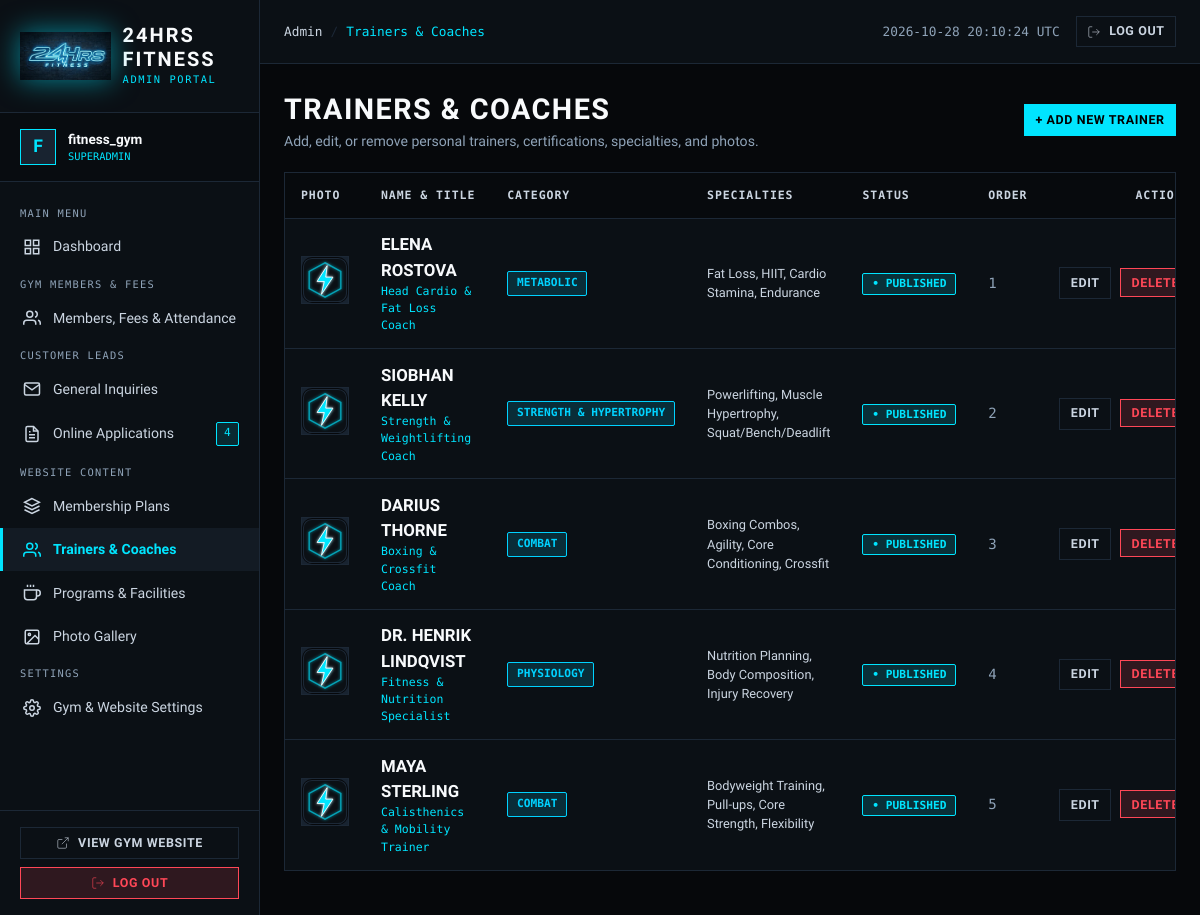
The app's page /admin/trainers.php (signed in) with its own data.
### tables this page shows
CREATE TABLE `trainers` (
  `id` int unsigned NOT NULL AUTO_INCREMENT,
  `slug` varchar(50) NOT NULL,
  `name` varchar(100) NOT NULL,
  `role_title` varchar(150) NOT NULL,
  `specialties` varchar(255) NOT NULL,
  `category` varchar(50) NOT NULL,
  `credentials` json NOT NULL,
  `bio` text NOT NULL,
  `image_url` varchar(500) NOT NULL,
  `sort_order` int NOT NULL DEFAULT '0',
  `is_active` tinyint(1) NOT NULL DEFAULT '1',
  `created_at` datetime NOT NULL DEFAULT CURRENT_TIMESTAMP,
  `updated_at` datetime NOT NULL DEFAULT CURRENT_TIMESTAMP ON UPDATE CURRENT_TIMESTAMP,
  PRIMARY KEY (`id`),
  UNIQUE KEY `slug` (`slug`),
  KEY `idx_trainer_slug` (`slug`),
  KEY `idx_trainer_category` (`category`),
  KEY `idx_trainer_active` (`is_active`,`sort_order`)
);

### includes/Database.php (called while the page is built, shortened)
<?php
class Database
{
    private static ?PDO $instance = null;
    public static function getConnection(): PDO
    {
        if (self::$instance !== null) {
            return self::$instance;
        }
        $host = (string) Env::get('DB_HOST', '127.0.0.1');
        $port = (int) Env::get('DB_PORT', 3306);
        $dbname = (string) Env::get('DB_NAME', 'fitness_gym');
        $user = (string) Env::get('DB_USER', 'root');
        $pass = (string) Env::get('DB_PASS', '');
        $charset = (string) Env::get('DB_CHARSET', 'utf8mb4');
        $dsn = "mysql:host={$host};port={$port};dbname={$dbname};charset={$charset}";
        $options = [
            PDO::ATTR_ERRMODE            => PDO::ERRMODE_EXCEPTION,
            PDO::ATTR_DEFAULT_FETCH_MODE => PDO::FETCH_ASSOC,
            PDO::ATTR_EMULATE_PREPARES   => false,
            PDO::ATTR_PERSISTENT         => false,
        ];
        if (defined('\Pdo\Mysql::ATTR_INIT_COMMAND')) {
            $options[\Pdo\Mysql::ATTR_INIT_COMMAND] = "SET NAMES {$charset} COLLATE {$charset}_unicode_ci";
        } elseif (defined('PDO::MYSQL_ATTR_INIT_COMMAND')) {
            @$options[PDO::MYSQL_ATTR_INIT_COMMAND] = "SET NAMES {$charset} COLLATE {$charset}_unicode_ci";
        }
        try {
            self::$instance = new PDO($dsn, $user, $pass, $options);
            return self::$instance;
        } catch (PDOException $e) {
            error_log('[DARK MATTER DATABASE ERROR]: ' . $e->getMessage());
            $debug = (bool) Env::get('APP_DEBUG', false);
            if ($debug) {
                throw new RuntimeException("Database Connection Error: " . $e->getMessage());
            }
            throw new RuntimeException("Secure connection to Dark Matter database telemetry is temporarily unavailable. Please retry shortly.");
        }
    }
    public static function fetchAll(string $sql, array $params = []): array
    {
        try {
            $stmt = self::getConnection()->prepare($sql);
            $stmt->execute($params);
            return $stmt->fetchAll();
        } catch (PDOException $e) {
            error_log('[DARK MATTER QUERY ERROR]: ' . $e->getMessage() . " | SQL: {$sql}");
            throw new RuntimeException("Data retrieval failed. Please try again.");
        }
    }
}

### includes/helpers.php (called while the page is built, shortened)
<?php
if (!function_exists('e')) {
    function e(mixed $value): string
    {
        return htmlspecialchars((string) $value, ENT_QUOTES | ENT_SUBSTITUTE, 'UTF-8');
    }
}

### admin/trainers.php (the view, shortened to what this page needs)
<?php
require_once __DIR__ . '/includes/auth.php';
require_once dirname(__DIR__) . '/includes/Database.php';
require_once dirname(__DIR__) . '/includes/Security.php';
require_once dirname(__DIR__) . '/includes/helpers.php';
$action = $_GET['action'] ?? 'list';
$categories = [
    'strength'     => 'Strength & Hypertrophy',
    'conditioning' => 'Metabolic Systems & Endurance',
    'biomechanics' => 'Biomechanics & Combatives',
    'longevity'    => 'Physiology & Longevity'
];
$trainerData = null;
require_once __DIR__ . '/includes/header.php';
?>
<div class="adm-toolbar">
  <div>
    <h1 class="adm-page-title" style="margin-bottom: 0;">TRAINERS & COACHES</h1>
    <p class="adm-page-subtitle">Add, edit, or remove personal trainers, certifications, specialties, and photos.</p>
  </div>
  <div>
    <?php if ($action === 'list'): ?>
      <a href="trainers.php?action=create" class="adm-btn adm-btn-lime adm-btn-sm">+ Add New Trainer</a>
    <?php else: ?>
      <a href="trainers.php" class="adm-btn adm-btn-outline adm-btn-sm">&larr; Back to Trainers List</a>
    <?php endif; ?>
  </div>
</div>
<?php if ($action === 'create' || $action === 'edit'): ?>
  <div class="adm-card" style="max-width: 800px;">
    <h3 style="margin-bottom: 1.5rem; font-size: 1.3rem;">
      <?= $action === 'edit' ? 'EDIT TRAINER: ' . e($trainerData['name']) : 'ADD NEW TRAINER' ?>
    </h3>
    <form method="POST" action="trainers.php" enctype="multipart/form-data">
      <input type="hidden" name="csrf_token" value="<?= e($csrfToken) ?>">
      <input type="hidden" name="action" value="save">
      <input type="hidden" name="id" value="<?= e($trainerData['id'] ?? 0) ?>">
      <div style="display: grid; grid-template-columns: repeat(auto-fit, minmax(280px, 1fr)); gap: 1rem; margin-bottom: 1.25rem;">
        <div>
          <label class="adm-label" for="name">Trainer Full Name *</label>
          <input type="text" id="name" name="name" class="adm-input" required placeholder="e.g. Vikram Singh" value="<?= e($trainerData['name'] ?? '') ?>">
        </div>
        <div>
          <label class="adm-label" for="slug">URL Slug (Optional)</label>
          <input type="text" id="slug" name="slug" class="adm-input" placeholder="e.g. vikram-singh" value="<?= e($trainerData['slug'] ?? '') ?>">
          <small style="color: var(--adm-silver-dim); font-size: 0.72rem;">Leave blank to auto-generate from name.</small>
        </div>
      </div>
      <div style="display: grid; grid-template-columns: repeat(auto-fit, minmax(280px, 1fr)); gap: 1rem; margin-bottom: 1.25rem;">
        <div>
          <label class="adm-label" for="role_title">Role / Title *</label>
          <input type="text" id="role_title" name="role_title" class="adm-input" required placeholder="e.g. Head Strength & Conditioning Coach" value="<?= e($trainerData['role_title'] ?? '') ?>">
        </div>
        <div>
          <label class="adm-label" for="category">Category</label>
          <select id="category" name="category" class="adm-select">
            <?php foreach ($categories as $catKey => $catLabel): ?>
              <option value="<?= e($catKey) ?>" <?= ($trainerData['category'] ?? '') === $catKey ? 'selected' : '' ?>>
                <?= e($catLabel) ?>
              </option>
            <?php endforeach; ?>
          </select>
        </div>
      </div>
      <div style="margin-bottom: 1.25rem;">
        <label class="adm-label" for="specialties">Specialties & Core Focus</label>
        <input type="text" id="specialties" name="specialties" class="adm-input" placeholder="e.g. Muscle Building • Fat Loss • Functional Training" value="<?= e($trainerData['specialties'] ?? '') ?>">
      </div>
      <div style="margin-bottom: 1.25rem;">
        <label class="adm-label" for="bio">About Trainer / Bio</label>
        <textarea id="bio" name="bio" rows="4" class="adm-textarea" placeholder="Trainer background, years of experience, coaching style..."><?= e($trainerData['bio'] ?? '') ?></textarea>
      </div>
      <div style="margin-bottom: 1.25rem;">
        <label class="adm-label" for="credentials">Certifications & Experience (1 per line)</label>
        <?php
          $credLines = '';
          if (!empty($trainerData['credentials'])) {
              $decoded = is_string($trainerData['credentials']) ? json_decode($trainerData['credentials'], true) : $trainerData['credentials'];
              if (is_array($decoded)) {
                  $credLines = implode("\n", $decoded);
              }
          }
        ?>
        <textarea id="credentials" name="credentials" rows="4" class="adm-textarea" placeholder="Certified Fitness Trainer (ACE / ISSA)&#10;Certified Sports Nutritionist&#10;8+ Years Experience"><?= e($credLines) ?></textarea>
      </div>
      <div style="display: grid; grid-template-columns: repeat(auto-fit, minmax(280px, 1fr)); gap: 1rem; margin-bottom: 1.25rem; background: var(--adm-surface); padding: 1rem; border: 1px solid var(--adm-border);">
        <div>
          <label class="adm-label" for="image_file">Upload Trainer Photo (JPEG, PNG, WebP, max 5MB)</label>
          <input type="file" id="image_file" name="image_file" accept="image/jpeg,image/png,image/webp,image/gif" class="adm-input" style="padding: 0.35rem 0.5rem;">
        </div>
        <div>
          <label class="adm-label" for="image_url">OR Existing Image URL / Asset Path</label>
          <input type="text" id="image_url" name="image_url" class="adm-input" placeholder="https://images.unsplash.com/... or assets/images/..." value="<?= e($trainerData['image_url'] ?? '') ?>">
          <?php if (!empty($trainerData['image_url'])): ?>
            <div style="display: flex; align-items: center; gap: 0.5rem; margin-top: 0.5rem;">
              <img src="<?= (str_starts_with($trainerData['image_url'], 'http') ? '' : '../') . e($trainerData['image_url']) ?>" alt="Preview" class="adm-thumb">
              <span style="font-size: 0.72rem; color: var(--adm-silver-dim);">Current Photo</span>
            </div>
          <?php endif; ?>
        </div>
      </div>
      <div style="display: grid; grid-template-columns: repeat(auto-fit, minmax(200px, 1fr)); gap: 1rem; margin-bottom: 1.75rem;">
        <div>
          <label class="adm-label" for="sort_order">Display Order</label>
          <input type="number" id="sort_order" name="sort_order" class="adm-input" value="<?= e($trainerData['sort_order'] ?? 10) ?>">
        </div>
        <div style="display: flex; align-items: flex-end; padding-bottom: 0.5rem;">
          <label style="display: flex; align-items: center; gap: 0.5rem; cursor: pointer;">
            <input type="checkbox" name="is_active" value="1" <?= (!isset($trainerData['is_active']) || !empty($trainerData['is_active'])) ? 'checked' : '' ?> style="accent-color: var(--adm-lime); width: 18px; height: 18px;">
            <span style="font-size: 0.88rem; color: var(--adm-white);">Visible on Gym Website</span>
          </label>
        </div>
      </div>
      <div style="display: flex; gap: 1rem;">
        <button type="submit" class="adm-btn adm-btn-lime">Save Trainer Profile</button>
        <a href="trainers.php" class="adm-btn adm-btn-outline">Cancel</a>
      </div>
    </form>
  </div>
<?php else: ?>
  <?php
  try {
      $trainers = Database::fetchAll("SELECT * FROM `trainers` ORDER BY `sort_order` ASC, `id` ASC");
  } catch (\Throwable $e) {
      error_log('[TRAINERS LIST ERROR]: ' . $e->getMessage());
      $trainers = [];
  }
  ?>
  <?php if (empty($trainers)): ?>
    <div class="adm-card">
      <div class="adm-empty">
        <div class="adm-empty-title">No Trainers Found</div>
        <div class="adm-empty-text">No trainers are currently listed. Add your first trainer to display on the website.</div>
        <a href="trainers.php?action=create" class="adm-btn adm-btn-lime">+ Add First Trainer</a>
      </div>
    </div>
  <?php else: ?>
    <div class="adm-table-container">
      <table class="adm-table">
        <thead>
          <tr>
            <th>Photo</th>
            <th>Name & Title</th>
            <th>Category</th>
            <th>Specialties</th>
            <th>Status</th>
            <th>Order</th>
            <th style="text-align: right;">Actions</th>
          </tr>
        </thead>
        <tbody>
          <?php foreach ($trainers as $t): ?>
            <tr>
              <td>
                <img
                  src="<?= (str_starts_with($t['image_url'], 'http') ? '' : '../') . e($t['image_url']) ?>"
                  alt="<?= e($t['name']) ?>"
                  class="adm-thumb"
                  onerror="this.src='../assets/images/favicon.svg';"
                >
              </td>
              <td>
                <div style="font-weight: 700; font-size: 1.05rem; font-family: var(--adm-font-heading); color: var(--adm-white);">
                  <?= e($t['name']) ?>
                </div>
                <div style="font-size: 0.72rem; color: var(--adm-lime); font-family: var(--adm-font-mono);">
                  <?= e($t['role_title']) ?>
                </div>
              </td>
              <td>
                <span class="adm-badge scheduled">
                  <?= e($categories[$t['category']] ?? $t['category']) ?>
                </span>
              </td>
              <td style="font-size: 0.8rem; color: var(--adm-silver); max-width: 250px;">
                <?= e($t['specialties']) ?>
              </td>
              <td>
                <form method="POST" action="trainers.php" style="display: inline;">
                  <button type="submit" class="adm-badge <?= $t['is_active'] ? 'active' : 'inactive' ?>" style="cursor: pointer; border-style: solid;" title="Click to toggle publish status">
                    <?= $t['is_active'] ? '&bull; PUBLISHED' : '&bull; HIDDEN' ?>
                  </button>
                </form>
              </td>
              <td style="font-family: var(--adm-font-mono); color: var(--adm-silver-dim);"><?= e($t['sort_order']) ?></td>
              <td style="text-align: right; white-space: nowrap;">
                <a href="trainers.php?action=edit&id=<?= e($t['id']) ?>" class="adm-btn adm-btn-outline adm-btn-sm" style="margin-right: 0.35rem;">Edit</a>
                <button type="button" class="adm-btn adm-btn-danger adm-btn-sm" onclick="openConfirmModal('trainers.php', <?= e($t['id']) ?>, 'Delete Trainer <?= e($t['name']) ?>', 'Are you sure you want to permanently delete trainer <?= e($t['name']) ?>? This cannot be undone.')">Delete</button>
              </td>
            </tr>
          <?php endforeach; ?>
        </tbody>
      </table>
    </div>
  <?php endif; ?>
<?php endif; ?>
<?php require_once __DIR__ . '/includes/footer.php'; ?>

### records on screen
trainers: name "ELENA ROSTOVA", role_title "Head Cardio & Fat Loss Coach", category "METABOLIC", specialties "Fat Loss, HIIT, Cardio Stamina, Endurance", is_active "• PUBLISHED", sort_order "1"
trainers: name "SIOBHAN KELLY", role_title "Strength & Weightlifting Coach", category "STRENGTH & HYPERTROPHY", specialties "Powerlifting, Muscle Hypertrophy, Squat/Bench/Deadlift", is_active "• PUBLISHED", sort_order "2"
trainers: name "DARIUS THORNE", role_title "Boxing & Crossfit Coach", category "COMBAT", specialties "Boxing Combos, Agility, Core Conditioning, Crossfit", is_active "• PUBLISHED", sort_order "3"
trainers: name "DR. HENRIK LINDQVIST", role_title "Fitness & Nutrition Specialist", category "PHYSIOLOGY", specialties "Nutrition Planning, Body Composition, Injury Recovery", is_active "• PUBLISHED", sort_order "4"
trainers: name "MAYA STERLING", role_title "Calisthenics & Mobility Trainer", category "COMBAT", specialties "Bodyweight Training, Pull-ups, Core Strength, Flexibility", is_active "• PUBLISHED", sort_order "5"

### other values on screen
substr($currentUser['username'] ?? 'A', 0, 1) "F"
$currentUser['username'] "fitness_gym"
$currentUser['role'] "SUPERADMIN"
$pendingApplicationsCount "4"
$pageTitle "Trainers & Coaches"
